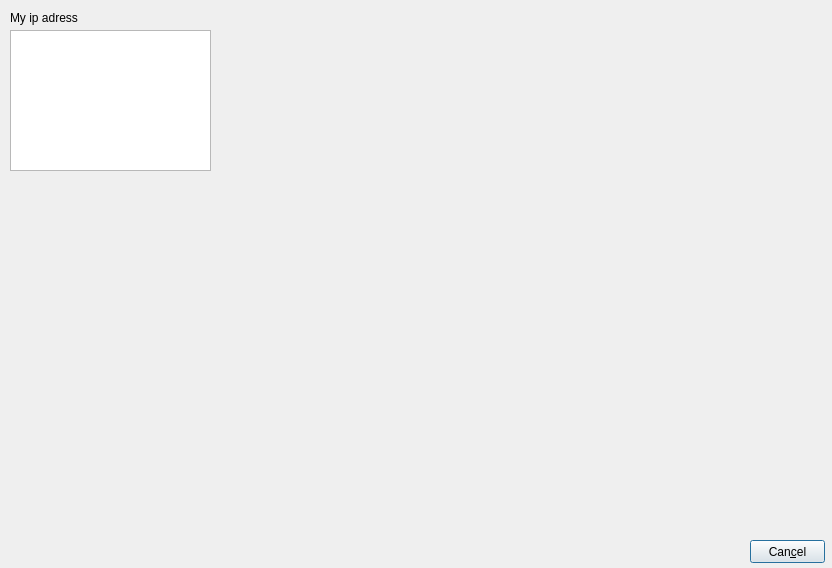
<?xml version="1.0" encoding="UTF-8"?>
<ui version="4.0">
 <class>Mmo_config</class>
 <widget class="QDialog" name="Mmo_config">
  <property name="geometry">
   <rect>
    <x>0</x>
    <y>0</y>
    <width>832</width>
    <height>568</height>
   </rect>
  </property>
  <property name="windowTitle">
   <string>Dialog</string>
  </property>
  <widget class="QListWidget" name="ipList">
   <property name="geometry">
    <rect>
     <x>10</x>
     <y>30</y>
     <width>201</width>
     <height>141</height>
    </rect>
   </property>
   <property name="horizontalScrollBarPolicy">
    <enum>Qt::ScrollBarAlwaysOff</enum>
   </property>
   <property name="editTriggers">
    <set>QAbstractItemView::NoEditTriggers</set>
   </property>
  </widget>
  <widget class="QPushButton" name="cancel">
   <property name="geometry">
    <rect>
     <x>750</x>
     <y>540</y>
     <width>75</width>
     <height>23</height>
    </rect>
   </property>
   <property name="text">
    <string>Can&amp;cel</string>
   </property>
  </widget>
  <widget class="QLabel" name="label">
   <property name="geometry">
    <rect>
     <x>10</x>
     <y>10</y>
     <width>71</width>
     <height>16</height>
    </rect>
   </property>
   <property name="text">
    <string>My ip adress</string>
   </property>
  </widget>
 </widget>
 <resources/>
 <connections>
  <connection>
   <sender>cancel</sender>
   <signal>clicked()</signal>
   <receiver>Mmo_config</receiver>
   <slot>close()</slot>
   <hints>
    <hint type="sourcelabel">
     <x>787</x>
     <y>551</y>
    </hint>
    <hint type="destinationlabel">
     <x>415</x>
     <y>283</y>
    </hint>
   </hints>
  </connection>
 </connections>
</ui>
